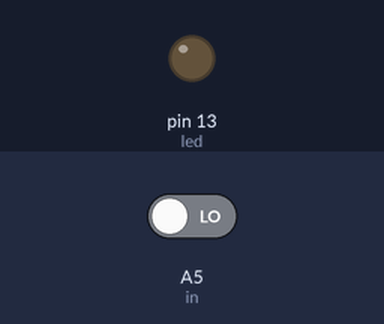
A sketch run on a simulated Arduino Uno, built with avr-gcc and run on an emulated ATmega328P. On the bench: output pins drawn as LEDs (lit = HIGH). The test bench sets the inputs (shaded band); at power-on: A5 (in) LOW. What the sketch prints to the serial monitor is not drawn.

Above: at 1.2 s.
1.3 s: A5 (in) driven HIGH
At 2.3 s:
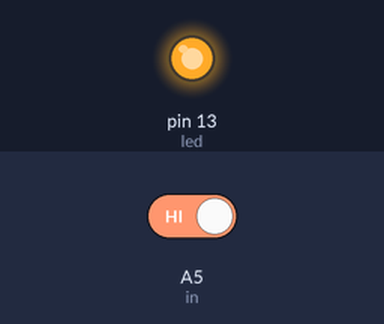
2.8 s: A5 (in) driven LOW
At 3.4 s:
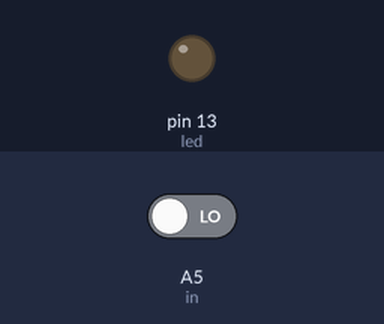
Timing chart, 0 to 5.8 s (numbered marks = the images above; inputs shaded):
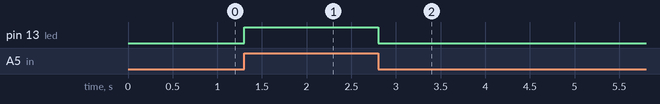

Measured:
- after the input at 1.3 s, pin 13 (led): LOW → HIGH at once
- after the input at 2.8 s, pin 13 (led): HIGH → LOW at once

The sketch:

detectswtich.ino
```cpp
int led = 13;
int in = A5;

// the setup routine runs once when you press reset:
void setup() {
  // initialize the digital pin as an output.
  Serial.begin(9600);
  pinMode(led, OUTPUT);
  pinMode(in, INPUT);
  Serial.println("HELO");
}

// the loop routine runs over and over again forever:
void loop() {
  int read = digitalRead(in);
  if (read == 1) {
    digitalWrite(led, HIGH);
  } else {
    digitalWrite(led, LOW);
  }
}
```
